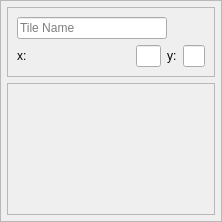
<?xml version="1.0" encoding="UTF-8"?>
<ui version="4.0">
 <class>FloorTile</class>
 <widget class="QFrame" name="FloorTile">
  <property name="geometry">
   <rect>
    <x>0</x>
    <y>0</y>
    <width>222</width>
    <height>222</height>
   </rect>
  </property>
  <property name="sizePolicy">
   <sizepolicy hsizetype="Fixed" vsizetype="Fixed">
    <horstretch>0</horstretch>
    <verstretch>0</verstretch>
   </sizepolicy>
  </property>
  <property name="minimumSize">
   <size>
    <width>222</width>
    <height>222</height>
   </size>
  </property>
  <property name="maximumSize">
   <size>
    <width>222</width>
    <height>222</height>
   </size>
  </property>
  <property name="windowTitle">
   <string>Frame</string>
  </property>
  <property name="frameShape">
   <enum>QFrame::StyledPanel</enum>
  </property>
  <property name="frameShadow">
   <enum>QFrame::Raised</enum>
  </property>
  <layout class="QVBoxLayout" name="verticalLayout">
   <property name="spacing">
    <number>6</number>
   </property>
   <property name="margin">
    <number>6</number>
   </property>
   <item>
    <widget class="QFrame" name="roomFrame">
     <property name="frameShape">
      <enum>QFrame::StyledPanel</enum>
     </property>
     <property name="frameShadow">
      <enum>QFrame::Raised</enum>
     </property>
     <property name="lineWidth">
      <number>3</number>
     </property>
     <layout class="QGridLayout" name="gridLayout">
      <item row="0" column="0" colspan="2">
       <widget class="QLineEdit" name="name">
        <property name="minimumSize">
         <size>
          <width>150</width>
          <height>0</height>
         </size>
        </property>
        <property name="placeholderText">
         <string>Tile Name</string>
        </property>
       </widget>
      </item>
      <item row="1" column="0">
       <widget class="QLabel" name="label_2">
        <property name="text">
         <string>x:</string>
        </property>
       </widget>
      </item>
      <item row="1" column="1">
       <widget class="QLineEdit" name="x">
        <property name="maximumSize">
         <size>
          <width>25</width>
          <height>16777215</height>
         </size>
        </property>
       </widget>
      </item>
      <item row="0" column="4">
       <spacer name="horizontalSpacer">
        <property name="orientation">
         <enum>Qt::Horizontal</enum>
        </property>
        <property name="sizeHint" stdset="0">
         <size>
          <width>40</width>
          <height>20</height>
         </size>
        </property>
       </spacer>
      </item>
      <item row="1" column="2">
       <widget class="QLabel" name="label_3">
        <property name="text">
         <string>y:</string>
        </property>
       </widget>
      </item>
      <item row="1" column="3">
       <widget class="QLineEdit" name="y">
        <property name="maximumSize">
         <size>
          <width>25</width>
          <height>16777215</height>
         </size>
        </property>
       </widget>
      </item>
     </layout>
    </widget>
   </item>
   <item>
    <widget class="QScrollArea" name="walls">
     <property name="widgetResizable">
      <bool>true</bool>
     </property>
     <widget class="QWidget" name="scrollAreaWidgetContents">
      <property name="geometry">
       <rect>
        <x>0</x>
        <y>0</y>
        <width>206</width>
        <height>120</height>
       </rect>
      </property>
     </widget>
    </widget>
   </item>
  </layout>
 </widget>
 <resources/>
 <connections/>
</ui>
